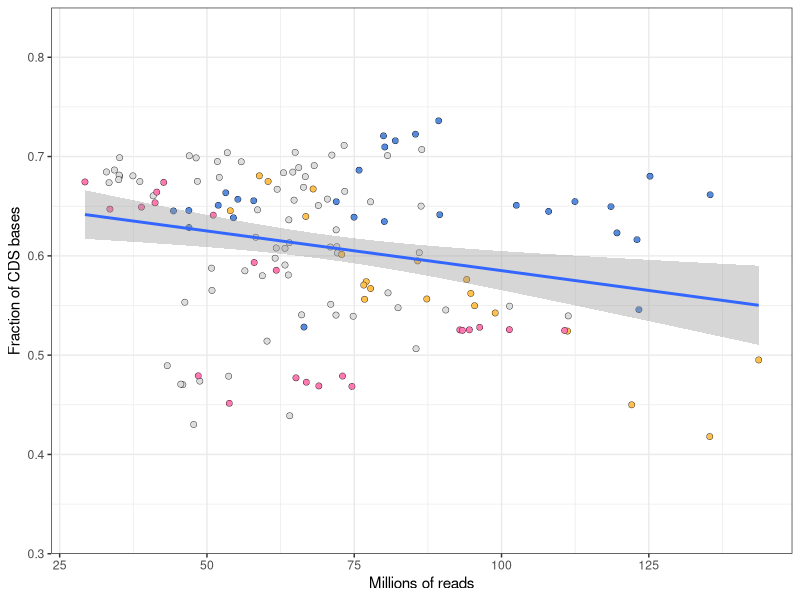
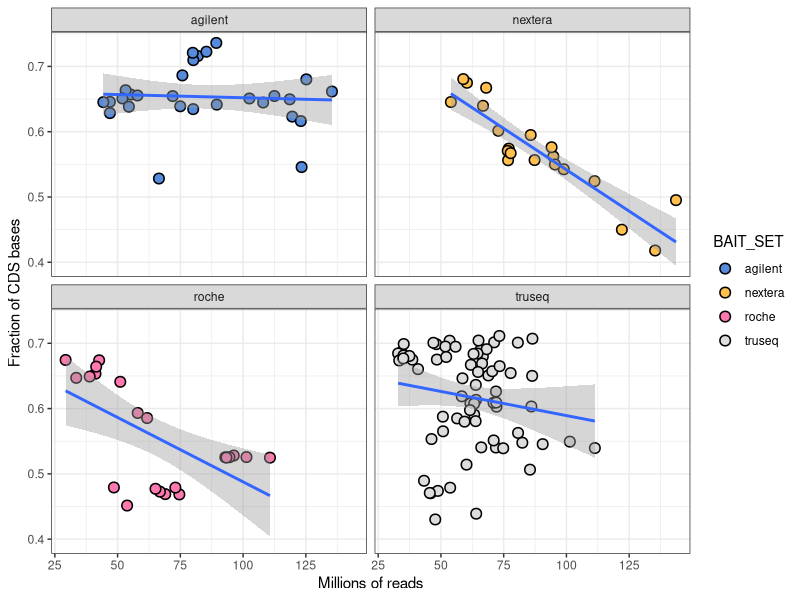
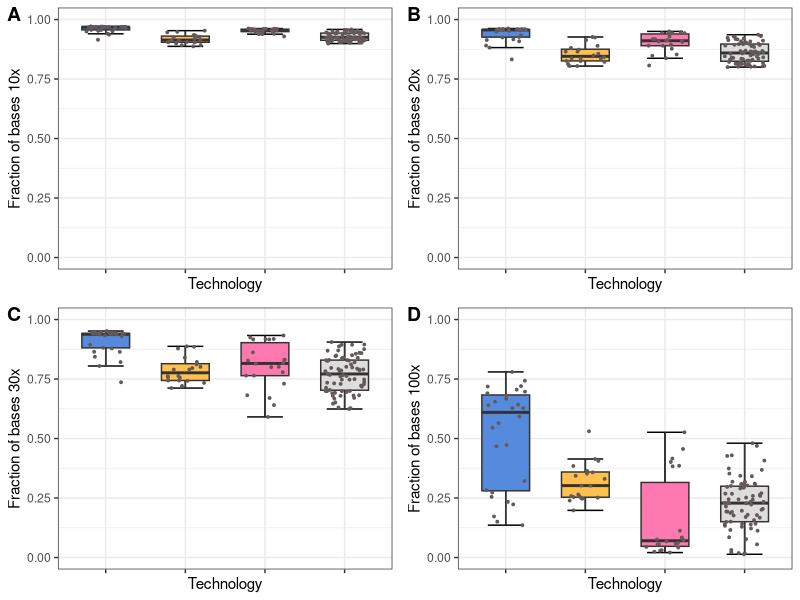
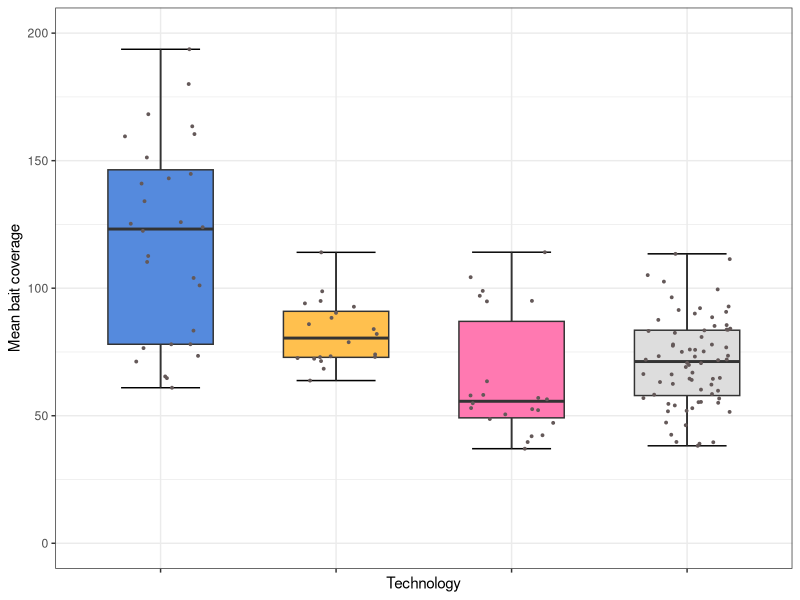
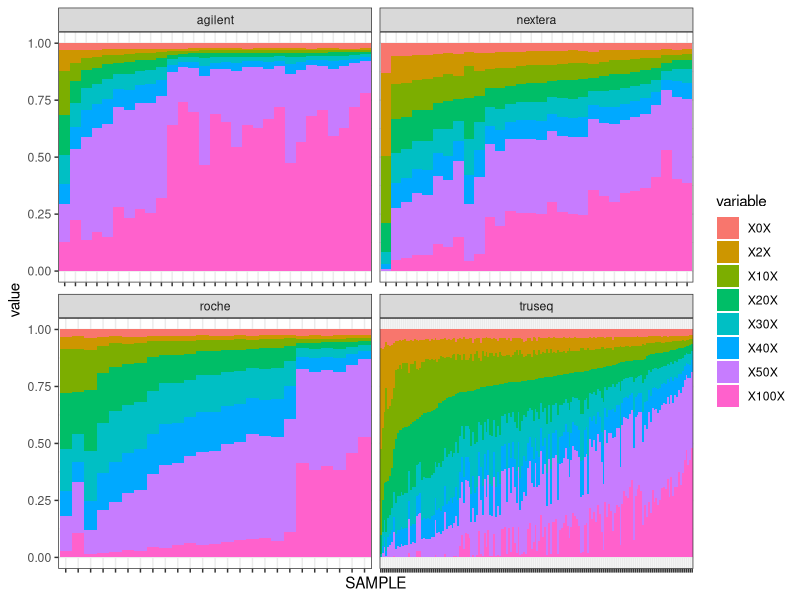
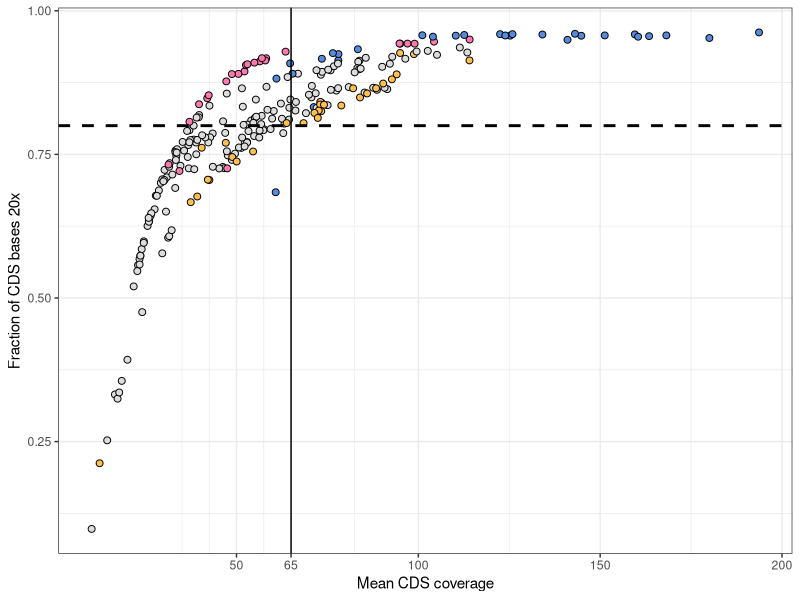
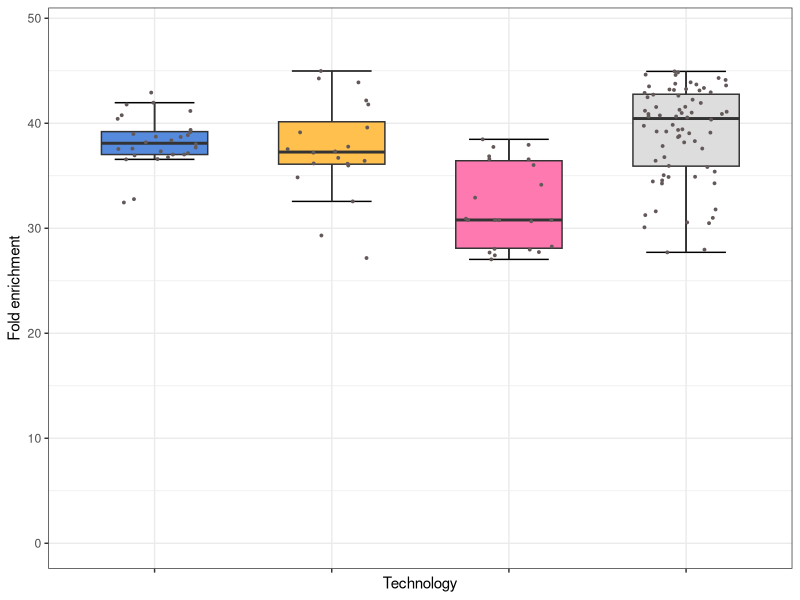
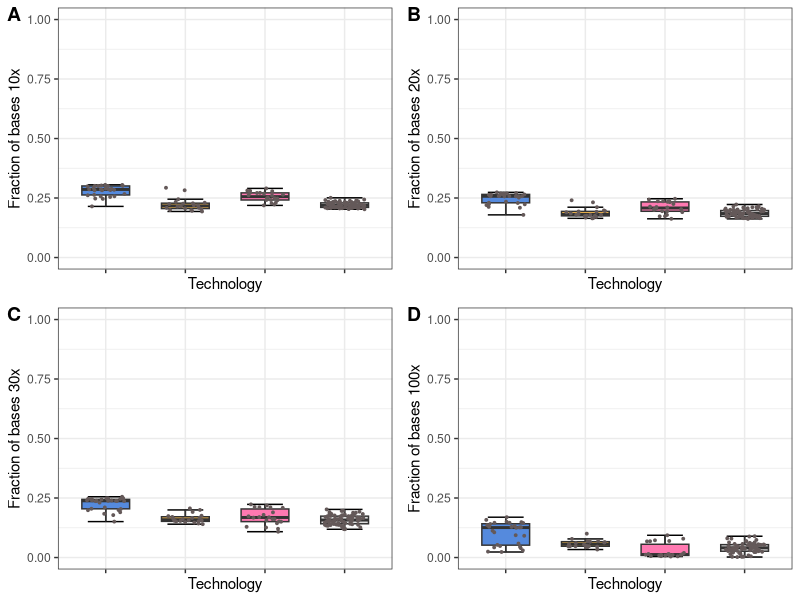

Write R code to recreate these figures, in order.
library(ggplot2)
library(reshape2)
library(cowplot)

# Color scheme
mycol1 = rgb(85, 138, 221, maxColorValue = 255)
mycol2 = rgb(255, 192, 78, maxColorValue = 255)
mycol3 = rgb(255, 121, 177, maxColorValue = 255)
mycol4 = rgb(221, 221, 221, maxColorValue = 255)
mycol5 = rgb(100, 89, 89, maxColorValue = 255)
mycol6 = rgb(0, 189, 189, maxColorValue = 255)

# Read data and filter non-ExAC samples and other outliers
qc_data = read.csv('./WES.CDS.UPD.tsv', sep = '\t', header=T, stringsAsFactors = F)
head(qc_data)
qc_data = qc_data[qc_data$TOTAL_READS < 150000000, ]
qc_data$TOTAL_READS = qc_data$TOTAL_READS/1000000
qc_data = qc_data[!(sapply(strsplit(qc_data$SAMPLE, '[.]'), 
                              function(elt) elt[1]) == "wes_4"),]
qc_data = qc_data[!(sapply(strsplit(qc_data$SAMPLE, '[.]'), 
                           function(elt) elt[1]) == "wes_6"),]
qc_data = qc_data[!(sapply(strsplit(qc_data$SAMPLE, '[.]'), 
                           function(elt) elt[1]) == "wes_7"),]
qc_data = qc_data[!(sapply(strsplit(qc_data$SAMPLE, '[.]'), 
                           function(elt) elt[1]) == "wes_8"),]
qc_data$BAIT_SET[qc_data$BAIT_SET == 'illumina'] = 'nextera'

rownames(qc_data) = qc_data$SAMPLE
#qc_data = qc_data[!(sapply(strsplit(qc_data$SAMPLE, '[.]'), function(elt) elt[1]) == "wes_7"),]
#qc_data = qc_data[!(sapply(strsplit(qc_data$SAMPLE, '[.]'), function(elt) elt[1]) == "wes_6"),]
#qc_data = qc_data[!(sapply(strsplit(qc_data$SAMPLE, '[.]'), function(elt) elt[1]) == "wes_8"),]

qc_data_exac = qc_data[qc_data$X20X > 0.8, ]
qc_merged = rbind(qc_data, qc_data_exac)
qc_merged$filter = c(rep('All', nrow(qc_data)), rep('ExAC', nrow(qc_data_exac)))

# Function to plot boxes with jitters
#=================================================
cool_box_plot <- function(varname, xlabel='', ylabel='', 
                          lower=min(qc_merged[, varname]), 
                          upper=max(qc_merged[, varname])) {
  p <- ggplot(qc_data_exac, aes(x=BAIT_SET, y=get(varname), fill=BAIT_SET)) + 
    stat_boxplot(geom='errorbar', lwd=0.5, width=0.45) + 
    geom_boxplot(width=0.6, lwd=0.5, outlier.shape = NA) + 
    geom_jitter(width=0.25, size=0.65, col=mycol5) + 
    theme_bw() + theme(axis.text.x=element_blank()) + 
    scale_fill_manual(values=c(mycol1, mycol2, mycol3, mycol4)) + 
    xlab(xlabel) + ylab(ylabel) + guides(fill=FALSE) +
    scale_y_continuous(limits=c(lower, upper))# + facet_wrap(~filter)
  return(p)
}

# Total reads and selection
panel_a = cool_box_plot('TOTAL_READS', 'Technology', 'Millions of reads', 0, 150)
panel_b = cool_box_plot('PCT_SELECTED_BASES', 'Technology', 'Fraction of CDS bases', 
                        0, 1)
panels_ab <- plot_grid(panel_a, panel_b, nrow=2, ncol=1, labels = c('A', 'B'))

# Overall fit of selection to read depth
dpth_select <- ggplot(qc_data_exac, aes(x=TOTAL_READS, y=PCT_SELECTED_BASES)) + 
  geom_point(aes(fill=BAIT_SET), colour="black", pch = 21, stroke=0.2, size=2) + 
  scale_fill_manual(values=c(mycol1, mycol2, mycol3, mycol4)) +
  geom_smooth(method='lm') + xlab('Millions of reads') + ylab('Fraction of CDS bases') +
  scale_y_continuous(limits=c(0.325, 0.825)) + guides(fill=F) +
  theme_bw()
print(dpth_select)
theme_set(theme_bw())


# The same per platform - panel C
fig_c <- ggplot(qc_data_exac, aes(x=TOTAL_READS, y=PCT_SELECTED_BASES)) + 
  geom_point(aes(fill=BAIT_SET), colour="black", pch = 21, stroke=0.8, size=3) + 
  scale_fill_manual(values=c(mycol1, mycol2, mycol3, mycol4)) +
  geom_smooth(method='lm') + xlab('Millions of reads') + ylab('Fraction of CDS bases') +
  facet_wrap(~BAIT_SET, ncol=2, nrow=2) +
  theme_bw()
print(fig_c)

# Some per-base coverage boxplots
panel_s2a <- cool_box_plot('X10X', 'Technology', 'Fraction of bases 10x', 0, 1)
panel_s2b <- cool_box_plot('X20X', 'Technology', 'Fraction of bases 20x', 0, 1)
panel_s2c <- cool_box_plot('X30X', 'Technology', 'Fraction of bases 30x', 0, 1)
panel_s2d <- cool_box_plot('X100X', 'Technology', 'Fraction of bases 100x',0, 1)
theme_set(theme_bw())
plot_grid(panel_s2a, panel_s2b, panel_s2c, panel_s2d, ncol=2, nrow=2,
          labels=c('A', 'B', 'C', 'D'))

# Mean bait coverage boxes - 1D
panel_d <- cool_box_plot('MEAN_BAIT_COVERAGE', 'Technology', 'Mean bait coverage', 0, 200)
print(panel_d)

# Normalized coverage (curves) 1E

curvefr = read.table('./complete_evenness.tab', sep='\t')
colnames(curvefr) = c('COV', 'FRAC', 'BAIT_SET')
curvefr[curvefr$COV == 0.00, 2] = 1.0
curvefr$COV = as.factor(curvefr$COV)

meancurves = aggregate(curvefr$FRAC, list(curvefr$COV, curvefr$BAIT_SET), mean)
sdcurves = aggregate(curvefr$FRAC, list(curvefr$COV, curvefr$BAIT_SET), sd)
colnames(meancurves) = c('COV', 'BAIT_SET', 'FRAC')
colnames(sdcurves) = c('COV', 'BAIT_SET', 'FRAC')

meancurves$LOWER = meancurves$FRAC - (sdcurves$FRAC/sqrt(10))
meancurves$UPPER = meancurves$FRAC + (sdcurves$FRAC/sqrt(10))
meancurves$COV = as.numeric(meancurves$COV) * 0.01

# Plot curves
fig_e <- ggplot(meancurves, aes(x=COV, y=FRAC, col=BAIT_SET)) +
  scale_color_manual(values=c(mycol1, mycol2, mycol3, mycol4, mycol6),
                     name="Capture\ntechnology") +
  geom_line(lwd=1) + theme_bw() + guides(col=F) +
  geom_ribbon(aes(ymin=LOWER, ymax=UPPER, fill=BAIT_SET), 
              alpha=0.3, col=NA) +
  scale_fill_manual(values=c(mycol1, mycol2, mycol3, mycol4, mycol6),
                    name="Capture\ntechnology") +
  guides(fill=F, col=F) + xlab('Normalized coverage') + ylab('Fraction of bases')

# Evenness calculations - for figure 1f
toevenness = curvefr
toevenness$COV = as.numeric(toevenness$COV)
toevenness = toevenness[toevenness$COV <= 100, ]
toevenness$BINNED = toevenness$FRAC * 0.01
toevenness$SAMPLENO = rep(1:70, each=100)
evsc = aggregate(toevenness$BINNED, list(toevenness$BAIT_SET, toevenness$SAMPLENO), sum)

fig_f <- ggplot(evsc, aes(x=Group.1, y=x, fill=Group.1)) + 
  stat_boxplot(geom='errorbar', lwd=0.5, width=0.45) + 
  geom_boxplot(width=0.6, lwd=0.5, outlier.shape = NA) + 
  geom_jitter(width=0.25, size=0.65, col=mycol5) + 
  theme_bw() + theme(axis.text.x=element_blank()) + 
  scale_fill_manual(values=c(mycol1, mycol2, mycol3, mycol4, mycol6)) + 
  xlab('Technology') + ylab('Evenness') + guides(fill=FALSE) +
  scale_y_continuous(limits=c(0.65, 0.9))

theme_set(theme_bw())

# Some related SI figures
qc_basedp = qc_data[, c('SAMPLE', 'BAIT_SET', 'TOTAL_READS', 'BAIT_SET', 
                        'X2X', 'X10X', 'X20X', 'X30X', 'X40X', 'X50X', 'X100X')]

qc_basedp$X0X = 1
qc_basedp = qc_basedp[, c('SAMPLE', 'BAIT_SET', 'X0X', 'X2X',
                          'X10X', 'X20X', 'X30X', 'X40X', 'X50X', 'X100X')]

toplot = melt(qc_basedp, id.vars = c('SAMPLE', 'BAIT_SET'))
toplot$coverage = rep(c(0, 2, 10, 20, 30, 40, 50, 100), each=250)
toplot$constant = qc_data[toplot$SAMPLE, 'X20X']
toplot <- transform(toplot, SAMPLE = reorder(SAMPLE, constant))

ggplot(toplot, aes(x=SAMPLE, y=value, fill=variable)) + 
  geom_bar(stat='identity', position='identity', width=1) +
  theme_bw() + theme(axis.text.x = element_blank()) + 
  facet_wrap(~BAIT_SET, scales='free_x')


#_================================================

ggplot(qc_data, aes(x=MEAN_BAIT_COVERAGE, y=X20X))  + theme_bw() +
  geom_point(aes(fill=BAIT_SET), size=2, pch=21, col='black') + 
  scale_fill_manual(values=c(mycol1, mycol2, mycol3, mycol4)) +
  guides(fill=F) + geom_hline(yintercept = 0.8, lwd=1, lty=2) +
  geom_vline(xintercept = 65) + xlab('Mean CDS coverage') + 
  ylab('Fraction of CDS bases 20x') +
  scale_x_continuous(breaks=c(50, 65, 100, 150, 200))# + facet_wrap(~BAIT_SET)

#==================

cool_box_plot('FOLD_ENRICHMENT', 'Technology', 'Fold enrichment', lower=0)

# UTR_Coverage
utrqc = read.table('UTR_Coverage.tsv', header=T, row.names=1, sep='\t')
qc_utrs = qc_data_exac[rownames(qc_data_exac) %in% rownames(utrqc), ]
qc_utrs$UTR10X = utrqc[rownames(qc_utrs), 29]
qc_utrs$UTR20X = utrqc[rownames(qc_utrs), 30]
qc_utrs$UTR30X = utrqc[rownames(qc_utrs), 31]
qc_utrs$UTR100X = utrqc[rownames(qc_utrs), 34]

cool_box_plot_utr <- function(varname, xlabel='', ylabel='', 
                          lower=min(qc_merged[, varname]), 
                          upper=max(qc_merged[, varname])) {
  p <- ggplot(qc_utrs, aes(x=BAIT_SET, y=get(varname), fill=BAIT_SET)) + 
    stat_boxplot(geom='errorbar', lwd=0.5, width=0.45) + 
    geom_boxplot(width=0.6, lwd=0.5, outlier.shape = NA) + 
    geom_jitter(width=0.25, size=0.65, col=mycol5) + 
    theme_bw() + theme(axis.text.x=element_blank()) + 
    scale_fill_manual(values=c(mycol1, mycol2, mycol3, mycol4)) + 
    xlab(xlabel) + ylab(ylabel) + guides(fill=FALSE) +
    scale_y_continuous(limits=c(lower, upper))# + facet_wrap(~filter)
  return(p)
}


panel_s2a <- cool_box_plot_utr('UTR10X', 'Technology', 'Fraction of bases 10x', 0, 1)
panel_s2b <- cool_box_plot_utr('UTR20X', 'Technology', 'Fraction of bases 20x', 0, 1)
panel_s2c <- cool_box_plot_utr('UTR30X', 'Technology', 'Fraction of bases 30x', 0, 1)
panel_s2d <- cool_box_plot_utr('UTR100X', 'Technology', 'Fraction of bases 100x',0, 1)
theme_set(theme_bw())
plot_grid(panel_s2a, panel_s2b, panel_s2c, panel_s2d, ncol=2, nrow=2,
          labels=c('A', 'B', 'C', 'D'))